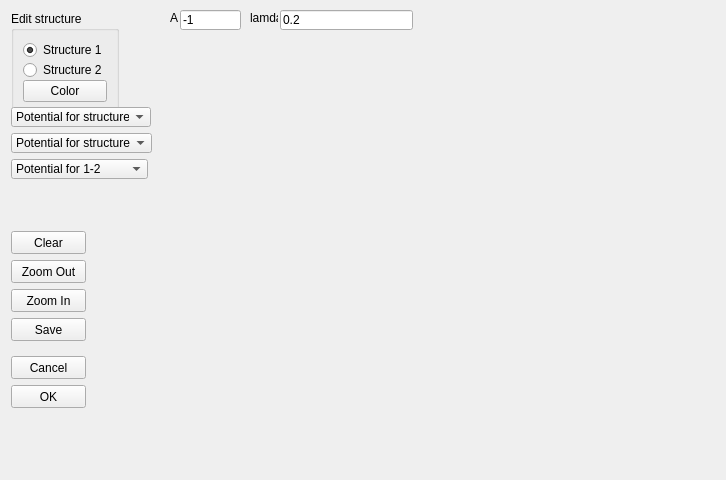
<?xml version="1.0" encoding="UTF-8"?>
<ui version="4.0">
 <class>structure</class>
 <widget class="QWidget" name="structure">
  <property name="windowModality">
   <enum>Qt::ApplicationModal</enum>
  </property>
  <property name="geometry">
   <rect>
    <x>0</x>
    <y>0</y>
    <width>726</width>
    <height>480</height>
   </rect>
  </property>
  <property name="windowTitle">
   <string>Edit structure</string>
  </property>
  <widget class="QWidget" name="gridLayoutWidget">
   <property name="geometry">
    <rect>
     <x>350</x>
     <y>150</y>
     <width>160</width>
     <height>80</height>
    </rect>
   </property>
   <layout class="QGridLayout" name="gridLayout"/>
  </widget>
  <widget class="QLabel" name="label_2">
   <property name="geometry">
    <rect>
     <x>250</x>
     <y>10</y>
     <width>28</width>
     <height>16</height>
    </rect>
   </property>
   <property name="text">
    <string>lamda</string>
   </property>
  </widget>
  <widget class="QLineEdit" name="lineEdit_2">
   <property name="geometry">
    <rect>
     <x>280</x>
     <y>10</y>
     <width>133</width>
     <height>20</height>
    </rect>
   </property>
   <property name="text">
    <string>0.2</string>
   </property>
  </widget>
  <widget class="QLabel" name="label">
   <property name="geometry">
    <rect>
     <x>170</x>
     <y>10</y>
     <width>16</width>
     <height>16</height>
    </rect>
   </property>
   <property name="text">
    <string>A</string>
   </property>
  </widget>
  <widget class="QLineEdit" name="lineEdit">
   <property name="geometry">
    <rect>
     <x>180</x>
     <y>10</y>
     <width>61</width>
     <height>20</height>
    </rect>
   </property>
   <property name="text">
    <string>-1</string>
   </property>
  </widget>
  <widget class="QGroupBox" name="groupBox">
   <property name="geometry">
    <rect>
     <x>11</x>
     <y>11</y>
     <width>97</width>
     <height>90</height>
    </rect>
   </property>
   <property name="title">
    <string>Edit structure</string>
   </property>
   <layout class="QVBoxLayout" name="verticalLayout">
    <property name="spacing">
     <number>0</number>
    </property>
    <property name="sizeConstraint">
     <enum>QLayout::SetFixedSize</enum>
    </property>
    <item>
     <widget class="QRadioButton" name="radioButton">
      <property name="text">
       <string>Structure 1</string>
      </property>
      <property name="checked">
       <bool>true</bool>
      </property>
     </widget>
    </item>
    <item>
     <widget class="QRadioButton" name="radioButton_2">
      <property name="text">
       <string>Structure 2</string>
      </property>
     </widget>
    </item>
    <item>
     <widget class="QPushButton" name="colorButton">
      <property name="text">
       <string>Color</string>
      </property>
     </widget>
    </item>
   </layout>
  </widget>
  <widget class="QComboBox" name="comboBox">
   <property name="geometry">
    <rect>
     <x>11</x>
     <y>107</y>
     <width>140</width>
     <height>20</height>
    </rect>
   </property>
   <item>
    <property name="text">
     <string extracomment="Select type of potential for interactions between items in structure 1">Potential for structure 1</string>
    </property>
   </item>
   <item>
    <property name="text">
     <string>Coulomb potential</string>
    </property>
   </item>
   <item>
    <property name="text">
     <string>Debye-Hückel potential</string>
    </property>
   </item>
   <item>
    <property name="text">
     <string>Dipole-dipole potential</string>
    </property>
   </item>
  </widget>
  <widget class="QComboBox" name="comboBox_2">
   <property name="geometry">
    <rect>
     <x>11</x>
     <y>133</y>
     <width>141</width>
     <height>20</height>
    </rect>
   </property>
   <item>
    <property name="text">
     <string extracomment="Select type of potential for interactions between items in structure 1">Potential for structure 2</string>
    </property>
   </item>
   <item>
    <property name="text">
     <string>Coulomb potential</string>
    </property>
   </item>
   <item>
    <property name="text">
     <string>Debye-Hückel potential</string>
    </property>
   </item>
   <item>
    <property name="text">
     <string>Dipole-dipole potential</string>
    </property>
   </item>
  </widget>
  <widget class="QComboBox" name="comboBox_3">
   <property name="geometry">
    <rect>
     <x>11</x>
     <y>159</y>
     <width>137</width>
     <height>20</height>
    </rect>
   </property>
   <item>
    <property name="text">
     <string extracomment="Select type of potential for interactions between items in structure 1">Potential for 1-2</string>
    </property>
   </item>
   <item>
    <property name="text">
     <string>Coulomb potential</string>
    </property>
   </item>
   <item>
    <property name="text">
     <string>Debye-Hückel potential</string>
    </property>
   </item>
   <item>
    <property name="text">
     <string>Dipole-dipole potential</string>
    </property>
   </item>
  </widget>
  <widget class="QPushButton" name="clearButton">
   <property name="geometry">
    <rect>
     <x>11</x>
     <y>231</y>
     <width>75</width>
     <height>23</height>
    </rect>
   </property>
   <property name="text">
    <string>Clear</string>
   </property>
  </widget>
  <widget class="QPushButton" name="zoomOutButton">
   <property name="geometry">
    <rect>
     <x>11</x>
     <y>260</y>
     <width>75</width>
     <height>23</height>
    </rect>
   </property>
   <property name="text">
    <string>Zoom Out</string>
   </property>
  </widget>
  <widget class="QPushButton" name="zoomInButton">
   <property name="geometry">
    <rect>
     <x>11</x>
     <y>289</y>
     <width>75</width>
     <height>23</height>
    </rect>
   </property>
   <property name="text">
    <string>Zoom In</string>
   </property>
  </widget>
  <widget class="QPushButton" name="saveButton">
   <property name="geometry">
    <rect>
     <x>11</x>
     <y>318</y>
     <width>75</width>
     <height>23</height>
    </rect>
   </property>
   <property name="text">
    <string>Save</string>
   </property>
  </widget>
  <widget class="QPushButton" name="cancelButton">
   <property name="geometry">
    <rect>
     <x>11</x>
     <y>356</y>
     <width>75</width>
     <height>23</height>
    </rect>
   </property>
   <property name="text">
    <string>Cancel</string>
   </property>
  </widget>
  <widget class="QPushButton" name="okButton">
   <property name="geometry">
    <rect>
     <x>11</x>
     <y>385</y>
     <width>75</width>
     <height>23</height>
    </rect>
   </property>
   <property name="text">
    <string>OK</string>
   </property>
  </widget>
 </widget>
 <resources/>
 <connections>
  <connection>
   <sender>cancelButton</sender>
   <signal>clicked()</signal>
   <receiver>structure</receiver>
   <slot>close()</slot>
   <hints>
    <hint type="sourcelabel">
     <x>520</x>
     <y>260</y>
    </hint>
    <hint type="destinationlabel">
     <x>362</x>
     <y>239</y>
    </hint>
   </hints>
  </connection>
 </connections>
</ui>
